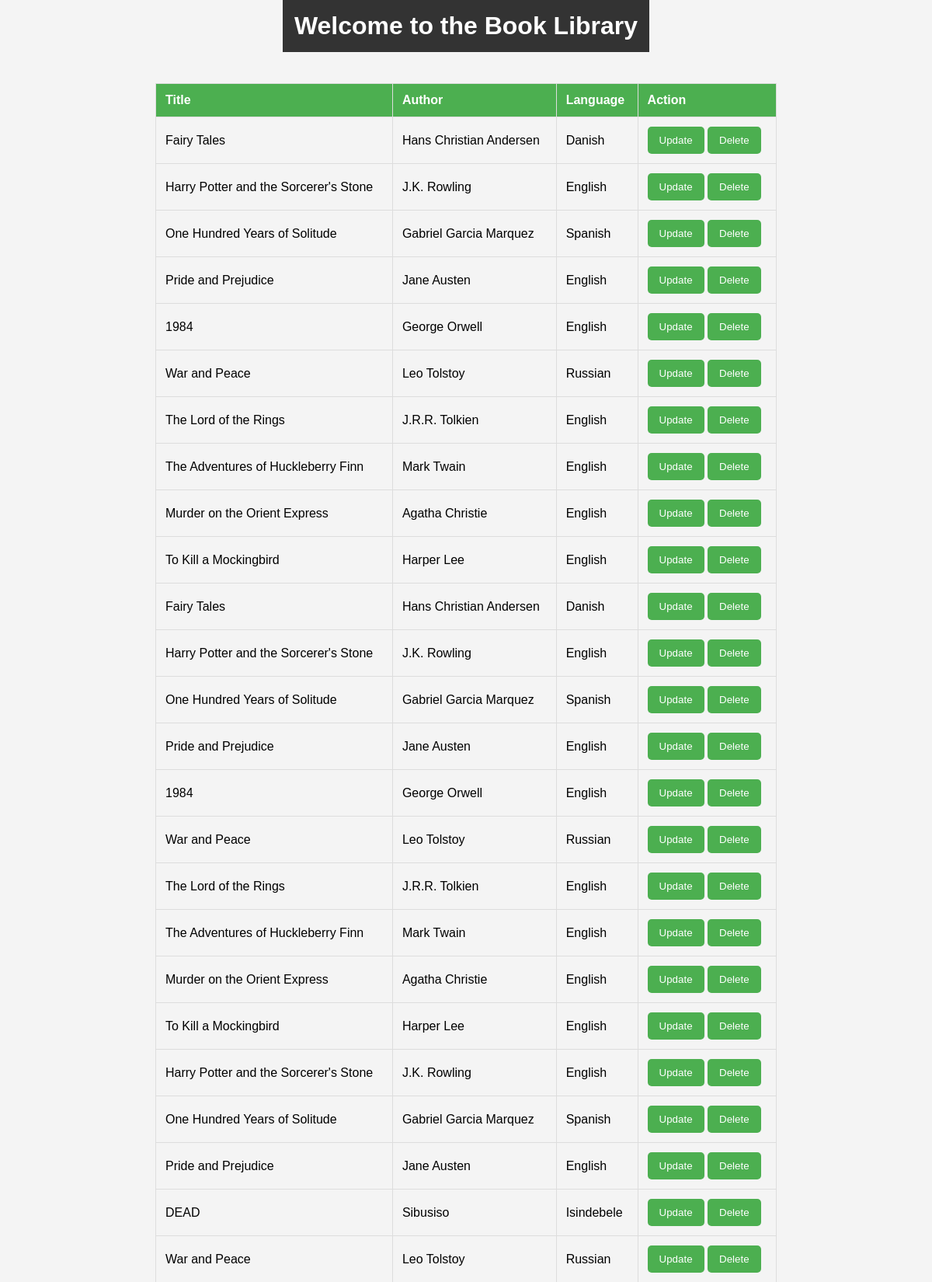
The page / (upper part) on the database its author committed.
### tables this page shows
CREATE TABLE books (
        id INTEGER PRIMARY KEY,
        author TEXT,
        language TEXT,
        title TEXT
    );

### main.py (the view)
@app.route('/', methods=['GET'])
def index():
    conn = sqlite3.connect('books.db')
    cursor = conn.cursor()
    cursor.execute('SELECT * FROM books')
    books_data = cursor.fetchall()
    books_list = [{
        'id': book[0],
        'author': book[1],
        'language': book[2],
        'title': book[3],
    } for book in books_data]
    conn.close()
    return render_template('index.html', books=books_list)

### templates/index.html (shortened to what this page needs)
<!DOCTYPE html>
<html lang="en">
<head>
</head>
<body>
    <h1>Welcome to the Book Library</h1>
    <div class="container">
        <table>
            <thead>
                <tr>
                    <th>Title</th>
                    <th>Author</th>
                    <th>Language</th>
                    <th>Action</th>
                </tr>
            </thead>
            <tbody>
                {% for book in books %}
                    <tr>
                        <td>{{ book['title'] }}</td>
                        <td>{{ book['author'] }}</td>
                        <td>{{ book['language'] }}</td>
                        <td>
                            <form method="GET" action="{{ url_for('get_update_delete_book', book_id=book['id']) }}">
                                <button type="submit">Update</button>
                            </form>
                            <form method="POST" action="{{ url_for('get_update_delete_book', book_id=book['id']) }}">
                                <button type="submit">Delete</button>
                            </form>
                        </td>
                    </tr>
                {% endfor %}
            </tbody>
        </table>
    </div>
</body>
</html>

### templates/index.html (style rules this page uses)
body { font-family: 'Arial', sans-serif; background-color: #f4f4f4; margin: 0; padding: 0; display: flex; flex-direction: column; align-items: center; }
h1 { background-color: #333; color: white; padding: 15px; text-align: center; margin: 0; }
.container { width: 80%; max-width: 800px; margin: 20px; }
table { width: 100%; border-collapse: collapse; margin-top: 20px; }
th, td { border: 1px solid #ddd; padding: 12px; text-align: left; }
th { background-color: #4CAF50; color: white; }
form { display: inline-block; }
button { background-color: #4CAF50; color: white; padding: 10px 15px; border: none; border-radius: 5px; cursor: pointer; }

### rows shown on the page
books: title "Fairy Tales", author "Hans Christian Andersen", language "Danish"
books: title "Harry Potter and the Sorcerer's Stone", author "J.K. Rowling", language "English"
books: title "One Hundred Years of Solitude", author "Gabriel Garcia Marquez", language "Spanish"
books: title "Pride and Prejudice", author "Jane Austen", language "English"
books: title "1984", author "George Orwell", language "English"
books: title "War and Peace", author "Leo Tolstoy", language "Russian"
books: title "The Lord of the Rings", author "J.R.R. Tolkien", language "English"
books: title "The Adventures of Huckleberry Finn", author "Mark Twain", language "English"
books: title "Murder on the Orient Express", author "Agatha Christie", language "English"
books: title "To Kill a Mockingbird", author "Harper Lee", language "English"
books: title "Fairy Tales", author "Hans Christian Andersen", language "Danish"
books: title "Harry Potter and the Sorcerer's Stone", author "J.K. Rowling", language "English"
books: title "One Hundred Years of Solitude", author "Gabriel Garcia Marquez", language "Spanish"
books: title "Pride and Prejudice", author "Jane Austen", language "English"
books: title "1984", author "George Orwell", language "English"
books: title "War and Peace", author "Leo Tolstoy", language "Russian"
books: title "The Lord of the Rings", author "J.R.R. Tolkien", language "English"
books: title "The Adventures of Huckleberry Finn", author "Mark Twain", language "English"
books: title "Murder on the Orient Express", author "Agatha Christie", language "English"
books: title "To Kill a Mockingbird", author "Harper Lee", language "English"
books: title "Harry Potter and the Sorcerer's Stone", author "J.K. Rowling", language "English"
books: title "One Hundred Years of Solitude", author "Gabriel Garcia Marquez", language "Spanish"
books: title "Pride and Prejudice", author "Jane Austen", language "English"
books: title "DEAD", author "Sibusiso", language "Isindebele"
books: title "War and Peace", author "Leo Tolstoy", language "Russian"
